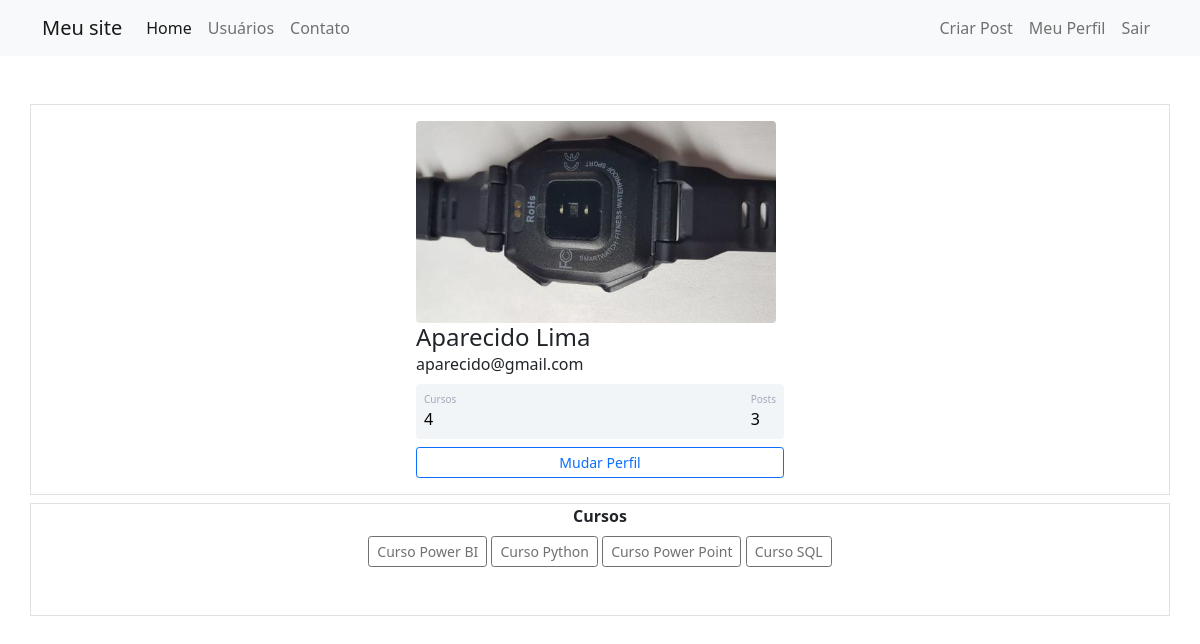
The page /perfil (signed in) on the database its author committed.
### comunidadeimpressionadora/models.py (models this page shows)
class Usuario(database.Model, UserMixin):
    id = database.Column(database.Integer, primary_key=True)
    username = database.Column(database.String, nullable=False)
    email = database.Column(database.String, nullable=False, unique=True)
    senha = database.Column(database.String, nullable=False)
    foto_perfil = database.Column(database.String, default='default.jpg')
    posts = database.relationship('Post', backref='autor', lazy=True)
    cursos = database.Column(database.String, nullable=False, default='Não informado')
    def contar_posts(self):
        return len(self.posts)

### comunidadeimpressionadora/routes.py (the view)
@app.route('/perfil')
@login_required
def perfil():
    foto_perfil = url_for('static', filename='fotos_perfil/{}'.format(current_user.foto_perfil))
    return render_template('perfil.html', foto_perfil=foto_perfil)

### comunidadeimpressionadora/models.py (called while the page is built)
@login_manager.user_loader
def load_usuario(id_usuario):
    return Usuario.query.get(int(id_usuario))

### comunidadeimpressionadora/templates/perfil.html (shortened to what this page needs)
{% extends 'base.html' %}
{% block body %}
<div class="container mt-5 d-flex justify-content-center border">
    <div class="card p-3">
        <div class="d-flex align-items-center">
            <div class="ml-3 w-100">
                 <div class="image pe-2">
                <img src="{{ foto_perfil }}" class="rounded" width="100%">
            </div>
                <h4 class="mb-0 mt-0">{{ current_user.username}}</h4>
                <span>{{ current_user.email}}</span>
                <div class="p-2 mt-2 bg-primary d-flex justify-content-between rounded text-white stats">
                    <div class="d-flex flex-column">
                        <span class="articles">Cursos</span>
                        {% if 'Não informado' in current_user.cursos %}
                        <span class="number1">0</span>
                        {% else %}
                        <span class="number1">{{ current_user.cursos.count(';') + 1 }}</span>
                        {% endif %}
                    </div>
                    <div class="d-flex flex-column">
                        <span class="rating">Posts</span>
                        <span class="number3">{{ current_user.contar_posts() }}</span>
                    </div>
                </div>
                <div class="button mt-2 d-flex flex-row align-items-center">
                    <a class="w-100" href="{{ url_for('editar_perfil') }}">
                        <button class="btn btn-sm btn-outline-primary w-100">Mudar Perfil</button>
                    </a>
                </div>
            </div>
        </div>
    </div>
</div>
<div class="container border mb-5 mt-2">
    <div class="row justify-content-center mb-5">
        <div class="col col-12" style="text-align: center">
            <strong>Cursos</strong><br>
            {% for curso in current_user.cursos.split(';') %}
            <button type="button" class="btn btn-outline-dark btn-sm mt-2" disabled>{{ curso }}</button>
            {% endfor %}
        </div>
    </div>
</div>
{% endblock %}

### comunidadeimpressionadora/static/main.css (style rules this page uses)
.card { width: 400px; border: none; border-radius: 10px; background-color: #fff; }
.stats { background: #f2f5f8 !important; color: #000 !important; }
.articles { font-size:10px; color: #a1aab9; }
.number1 { font-weight:500; }
.rating { font-size:10px; color: #a1aab9; }
.number3 { font-weight:500; }

### rows shown on the page
Usuario: username "Aparecido Lima", email "aparecido@gmail.com", cursos "4"

### other values the page prints
{{ current_user.contar_posts() }} "3"
{{ curso }} "Curso Power BI" "Curso Python" "Curso Power Point" "Curso SQL"
